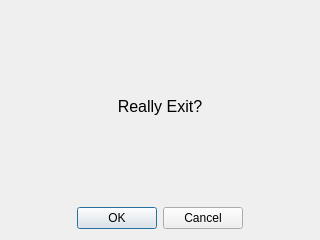
<?xml version="1.0" encoding="UTF-8"?>
<ui version="4.0">
 <class>ConfirmExitDialog</class>
 <widget class="QDialog" name="ConfirmExitDialog">
  <property name="geometry">
   <rect>
    <x>0</x>
    <y>0</y>
    <width>320</width>
    <height>240</height>
   </rect>
  </property>
  <property name="sizePolicy">
   <sizepolicy hsizetype="Minimum" vsizetype="Minimum">
    <horstretch>0</horstretch>
    <verstretch>0</verstretch>
   </sizepolicy>
  </property>
  <property name="windowTitle">
   <string>Dialog</string>
  </property>
  <layout class="QVBoxLayout" name="verticalLayout">
   <item>
    <spacer name="verticalSpacer_2">
     <property name="orientation">
      <enum>Qt::Vertical</enum>
     </property>
     <property name="sizeHint" stdset="0">
      <size>
       <width>20</width>
       <height>40</height>
      </size>
     </property>
    </spacer>
   </item>
   <item>
    <widget class="QLabel" name="question">
     <property name="font">
      <font>
       <pointsize>12</pointsize>
      </font>
     </property>
     <property name="text">
      <string>Really Exit?</string>
     </property>
     <property name="textFormat">
      <enum>Qt::PlainText</enum>
     </property>
     <property name="alignment">
      <set>Qt::AlignCenter</set>
     </property>
    </widget>
   </item>
   <item>
    <spacer name="verticalSpacer">
     <property name="orientation">
      <enum>Qt::Vertical</enum>
     </property>
     <property name="sizeHint" stdset="0">
      <size>
       <width>20</width>
       <height>40</height>
      </size>
     </property>
    </spacer>
   </item>
   <item>
    <widget class="QDialogButtonBox" name="buttonBox">
     <property name="orientation">
      <enum>Qt::Horizontal</enum>
     </property>
     <property name="standardButtons">
      <set>QDialogButtonBox::Cancel|QDialogButtonBox::Ok</set>
     </property>
     <property name="centerButtons">
      <bool>true</bool>
     </property>
    </widget>
   </item>
  </layout>
 </widget>
 <tabstops>
  <tabstop>buttonBox</tabstop>
 </tabstops>
 <resources/>
 <connections>
  <connection>
   <sender>buttonBox</sender>
   <signal>accepted()</signal>
   <receiver>ConfirmExitDialog</receiver>
   <slot>accept()</slot>
   <hints>
    <hint type="sourcelabel">
     <x>247</x>
     <y>204</y>
    </hint>
    <hint type="destinationlabel">
     <x>157</x>
     <y>239</y>
    </hint>
   </hints>
  </connection>
  <connection>
   <sender>buttonBox</sender>
   <signal>rejected()</signal>
   <receiver>ConfirmExitDialog</receiver>
   <slot>reject()</slot>
   <hints>
    <hint type="sourcelabel">
     <x>310</x>
     <y>204</y>
    </hint>
    <hint type="destinationlabel">
     <x>286</x>
     <y>239</y>
    </hint>
   </hints>
  </connection>
 </connections>
</ui>
